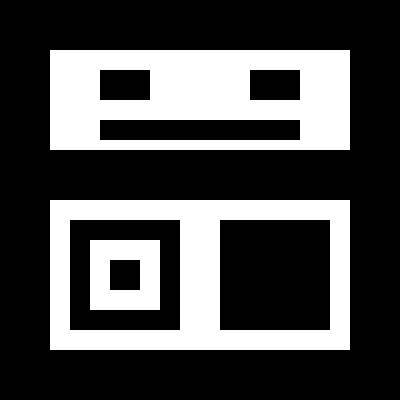
#> input picture images/contours.bmp, 400 x 400 px
$ python 27_contour.py
#> lines starting #> are read from the running program, lines starting #| are printed output that depends on the picture; after the words box and inside, x2 and y2 are one past the last pixel; in counts of white or black regions, pixels touching at a corner belong together
import cv2
import random
import numpy as np

# 외곽선
# 영상에서 같은 색 또는 강도를 가진 경계선을 추적해 얻는 좌표 집합
# 영상 분석에서 물체의 모양, 크기, 위치를 찾을 때 유용

img1 = cv2.imread('./images/contours.bmp', cv2.IMREAD_GRAYSCALE)
#> img1: shape (400, 400); 29.9% white; 3 white regions, box (x1, y1, x2, y2) and area: (50, 50, 350, 150) 23000, (50, 200, 350, 350) 20800, (90, 240, 160, 310) 4000
img2 = cv2.imread('./images/milkdrop.bmp', cv2.IMREAD_GRAYSCALE)
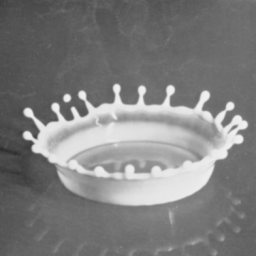
#> input picture images/milkdrop.bmp, 256 x 256 px
#> img2 is the input picture: shape (256, 256); min 44, max 240, mean 126.1

_, img_bin1 = cv2.threshold(img1, 0, 255, cv2.THRESH_BINARY | cv2.THRESH_OTSU)
_, img_bin2 = cv2.threshold(img2, 0, 255, cv2.THRESH_BINARY | cv2.THRESH_OTSU)
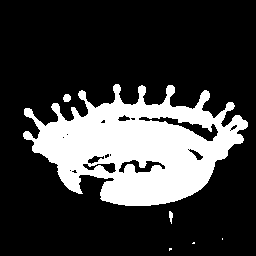
#> img_bin2: shape (256, 256); 23.4% white; 6 white regions (3 under 20 px)

h1, w1 = img1.shape[:2]
#> h1 = 400; w1 = 400
h2, w2 = img2.shape[:2]
#> h2 = 256; w2 = 256

dst1 = np.zeros((h1, w1, 3), np.uint8)
dst2 = np.zeros((h2, w2, 3), np.uint8)

# cv2.RETR_CCOMP : 외곽선 추출 방식. 2계층 구조로 모든 컨투어 추출
#   cv2. RETR_EXTERNAL : 최외곽 외곽선만 추출

# cv2.CHAIN_APPROX_NONE : 외곽선 근사화 방식. 모든 경계 좌표 저장
#   cv2.CHAIN_APPROX_SIMPLE : 직선 구간은 시작/끝만 저장(효율적)

# contours1 : 외곽선의 좌표 목록(리스트)
# hierarchy1  :계층 관계를 나타내는 배열
#   hierarchy1[0][i] = [next, prev, child, parent]
#   next : 같은 계층 레벨에서 다음 외곽선의 인덱스(없으면 -1)
#   prev : 같은 계층 레벨에서 이전 외곽선의 인덱스(없으면 -1)
#   child  : 하위(내부) 외곽선의 인덱스(없으면 -1)
#   parent : 상위(외부) 외곽선의 인덱스(없으면 -1)

contours1, hierarchy1 = cv2.findContours(img1, cv2.RETR_CCOMP, cv2.CHAIN_APPROX_NONE)
#> contours1 = 9 contours; largest, box (x1, y1, x2, y2) and area: (50, 200, 350, 350) 44551, (50, 50, 350, 150) 29601, (219, 219, 331, 331) 12319, (69, 219, 181, 331) 12319, (90, 240, 160, 310) 4761

print(contours1)
#> (printed output is left out)
print('-'*50)
print(hierarchy1)

contours2, _ = cv2.findContours(img_bin2, cv2.RETR_CCOMP, cv2.CHAIN_APPROX_NONE)
#> contours2 = 23 contours, 13 with area under 20; largest, box (x1, y1, x2, y2) and area: (23, 84, 248, 206) 15906, (138, 116, 219, 142) 584, (118, 159, 166, 174) 313, (82, 162, 117, 174) 184, (87, 155, 105, 165) 80
dst1 = cv2.cvtColor(img1, cv2.COLOR_GRAY2BGR)
#> dst1 is the input picture: shape (400, 400, 3); 29.9% white; 3 white regions, box (x1, y1, x2, y2) and area: (50, 50, 350, 150) 23000, (50, 200, 350, 350) 20800, (90, 240, 160, 310) 4000
color = (random.randint(0,255), random.randint(0,255), random.randint(0,255))

cv2.drawContours(dst1, contours1, -1, color, 3) # -1 : 외곽선 한번에 다 그려줘
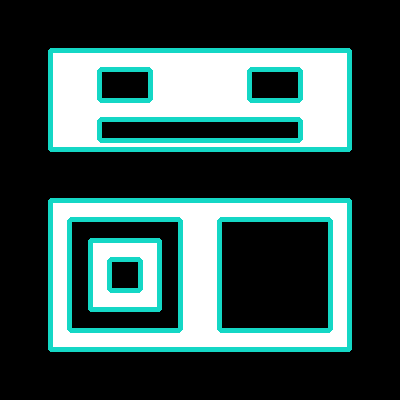
#> dst1: shape (400, 400, 3); 11.61% of pixels changed, all inside (x1, y1, x2, y2) = (48, 48, 352, 352)

for i in range(len(contours2)):
    color = (random.randint(0,255), random.randint(0,255), random.randint(0,255))
    cv2.drawContours(dst2, contours2, i, color, 3)  # i : 하나씩 그려줘
#> this loop made 23 passes
#> color on passes 1 to 12: (132, 248, 207), (155, 244, 183), (111, 71, 144), (71, 48, 128), (75, 158, 50), (37, 169, 241), (51, 181, 222), (161, 104, 244), (226, 133, 31), (7, 47, 204), (0, 252, 170), (124, 166, 32)
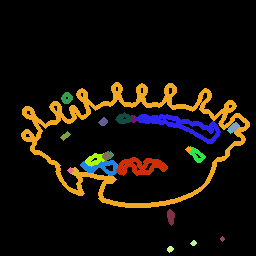
#> dst2: shape (256, 256, 3); mean of channels 0, 1, 2 8.1, 15.4, 20.5; drawn as B, G, R

cv2.imshow('img1', img1)
cv2.imshow('img2', img2)
cv2.imshow('dst1', dst1)
cv2.imshow('dst2', dst2)
cv2.waitKey()
